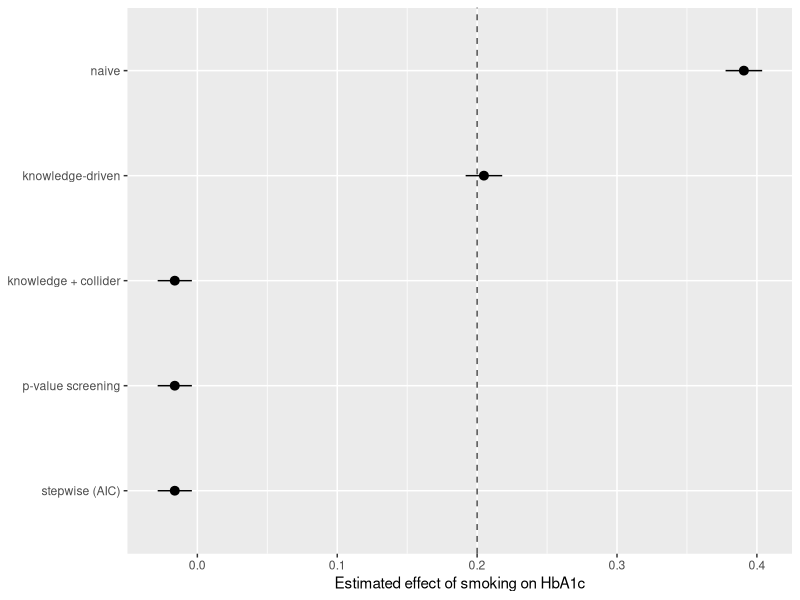

R code for this plot:
## ---- chunk 1
library(tidyverse)

set.seed(20260104)

coef_ci <- function(fit, term = "smoking") {
  co <- coef(summary(fit))
  est <- co[term, "Estimate"]
  se <- co[term, "Std. Error"]
  tibble(estimate = est, lo = est - 1.96 * se, hi = est + 1.96 * se)
}

n <- 100000
age <- rnorm(n, mean = 60, sd = 10)
sex <- rbinom(n, 1, 0.5) # 1=male

activity <- rnorm(n)  # 높을수록 활동적
diet <- rnorm(n)      # 높을수록 식습관 양호
alcohol <- rbinom(n, 1, plogis(-0.3 + 0.02 * (age - 60) + 0.2 * sex))

# 관측되지 않은 대사 위험도 (유전/비만/염증/사회경제 등)
u <- rnorm(n)

# 흡연(노출): 기본 특성에 의해 선택(교란 존재)
smoking <- rbinom(
  n, 1,
  plogis(-0.2 + 0.03 * (age - 60) + 0.3 * sex + 0.4 * alcohol - 0.5 * activity - 0.3 * diet)
)

# Outcome: HbA1c
true_tau <- 0.20
hba1c <- 6.8 +
  true_tau * smoking +
  0.03 * (age - 60) +
  0.10 * sex +
  0.12 * alcohol -
  0.12 * activity -
  0.10 * diet +
  0.80 * u +
  rnorm(n, 0, 0.6)

# Collider: 심혈관질환은 smoking과 u의 공통 결과
heart_disease <- rbinom(n, 1, plogis(-3.2 + 2.0 * smoking + 2.0 * u + 0.04 * (age - 60) + 0.3 * alcohol))

df <- tibble(age, sex, activity, diet, alcohol, smoking, heart_disease, hba1c)

fit_naive <- lm(hba1c ~ smoking, data = df)
fit_knowledge <- lm(hba1c ~ smoking + age + sex + activity + diet + alcohol, data = df)
fit_plus_collider <- lm(hba1c ~ smoking + age + sex + activity + diet + alcohol + heart_disease, data = df)

bind_rows(
  coef_ci(fit_naive) %>% mutate(model = "naive"),
  coef_ci(fit_knowledge) %>% mutate(model = "knowledge-driven adjustment"),
  coef_ci(fit_plus_collider) %>% mutate(model = "knowledge + collider")
) %>%
  mutate(true_tau = true_tau) %>%
  select(model, estimate, lo, hi, true_tau)
## ---- chunk 2
candidate_vars <- c("age", "sex", "activity", "diet", "alcohol", "heart_disease")

# (1) univariate screening: hba1c ~ smoking + x 에서 x의 p-value로 선택
pvals <- map_dbl(candidate_vars, function(v) {
  f <- as.formula(paste0("hba1c ~ smoking + ", v))
  fit <- lm(f, data = df)
  coef(summary(fit))[v, "Pr(>|t|)"]
})
names(pvals) <- candidate_vars
selected <- names(pvals)[pvals < 0.1]
selected

fit_screened <- lm(as.formula(paste("hba1c ~ smoking +", paste(selected, collapse = " + "))), data = df)

# (2) stepwise (forward/backward, AIC)
fit_full <- lm(hba1c ~ smoking + age + sex + activity + diet + alcohol + heart_disease, data = df)
fit_step <- step(fit_full, direction = "both", trace = 0)
formula(fit_step)

bind_rows(
  coef_ci(fit_knowledge) %>% mutate(model = "knowledge-driven adjustment"),
  coef_ci(fit_screened) %>% mutate(model = "p-value screening"),
  coef_ci(fit_step) %>% mutate(model = "stepwise (AIC)")
) %>%
  mutate(true_tau = true_tau) %>%
  select(model, estimate, lo, hi, true_tau)
## ---- chunk 3
est_tbl <- bind_rows(
  coef_ci(fit_naive) %>% mutate(model = "naive"),
  coef_ci(fit_knowledge) %>% mutate(model = "knowledge-driven"),
  coef_ci(fit_plus_collider) %>% mutate(model = "knowledge + collider"),
  coef_ci(fit_screened) %>% mutate(model = "p-value screening"),
  coef_ci(fit_step) %>% mutate(model = "stepwise (AIC)")
) %>%
  mutate(model = factor(model, levels = rev(unique(model))))

ggplot(est_tbl, aes(x = estimate, y = model)) +
  geom_vline(xintercept = true_tau, linetype = 2, alpha = 0.7) +
  geom_pointrange(aes(xmin = lo, xmax = hi)) +
  labs(x = "Estimated effect of smoking on HbA1c", y = NULL)
